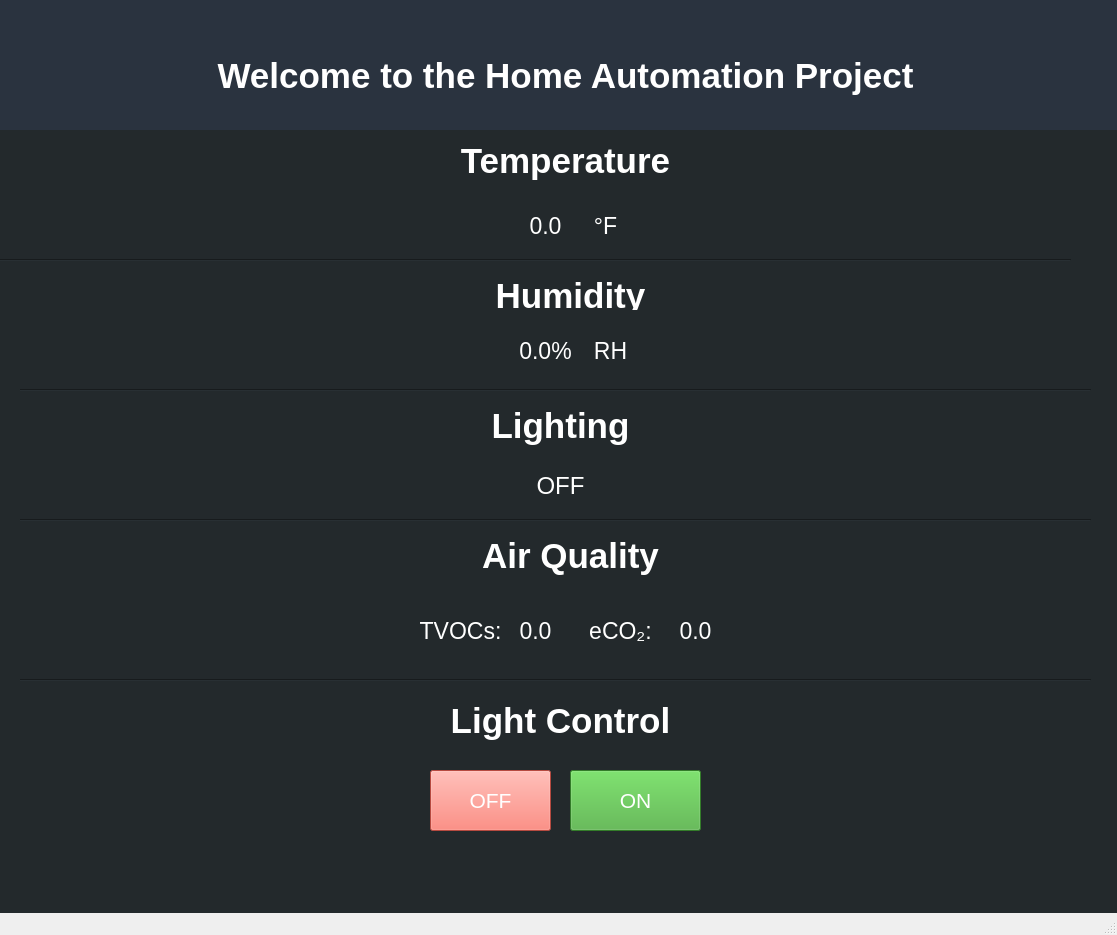
<?xml version="1.0" encoding="UTF-8"?>
<ui version="4.0">
 <class>homeApp</class>
 <widget class="QMainWindow" name="homeApp">
  <property name="geometry">
   <rect>
    <x>0</x>
    <y>0</y>
    <width>1117</width>
    <height>935</height>
   </rect>
  </property>
  <property name="windowTitle">
   <string>MainWindow</string>
  </property>
  <widget class="QWidget" name="centralwidget">
   <property name="styleSheet">
    <string notr="true">background-color: rgb(35, 41, 44);</string>
   </property>
   <widget class="QLabel" name="label">
    <property name="geometry">
     <rect>
      <x>0</x>
      <y>0</y>
      <width>1131</width>
      <height>151</height>
     </rect>
    </property>
    <property name="font">
     <font>
      <family>Arial</family>
      <pointsize>26</pointsize>
      <weight>75</weight>
      <italic>false</italic>
      <bold>true</bold>
      <underline>false</underline>
      <strikeout>false</strikeout>
     </font>
    </property>
    <property name="styleSheet">
     <string notr="true">color: rgb(255, 255, 255);
background-color: rgb(42, 51, 63);</string>
    </property>
    <property name="text">
     <string>Welcome to the Home Automation Project</string>
    </property>
    <property name="alignment">
     <set>Qt::AlignCenter</set>
    </property>
   </widget>
   <widget class="QLabel" name="temp_sensor">
    <property name="geometry">
     <rect>
      <x>-30</x>
      <y>180</y>
      <width>1151</width>
      <height>91</height>
     </rect>
    </property>
    <property name="font">
     <font>
      <pointsize>17</pointsize>
     </font>
    </property>
    <property name="styleSheet">
     <string notr="true">color: rgb(255, 255, 255);</string>
    </property>
    <property name="text">
     <string>0.0</string>
    </property>
    <property name="alignment">
     <set>Qt::AlignCenter</set>
    </property>
   </widget>
   <widget class="QLabel" name="label1">
    <property name="geometry">
     <rect>
      <x>-10</x>
      <y>130</y>
      <width>1151</width>
      <height>61</height>
     </rect>
    </property>
    <property name="font">
     <font>
      <family>Arial</family>
      <pointsize>26</pointsize>
      <weight>75</weight>
      <italic>false</italic>
      <bold>true</bold>
      <underline>false</underline>
     </font>
    </property>
    <property name="styleSheet">
     <string notr="true">color: rgb(255, 255, 255);</string>
    </property>
    <property name="text">
     <string>Temperature</string>
    </property>
    <property name="alignment">
     <set>Qt::AlignCenter</set>
    </property>
   </widget>
   <widget class="QLabel" name="label5">
    <property name="geometry">
     <rect>
      <x>590</x>
      <y>210</y>
      <width>31</width>
      <height>31</height>
     </rect>
    </property>
    <property name="font">
     <font>
      <pointsize>17</pointsize>
     </font>
    </property>
    <property name="styleSheet">
     <string notr="true">color: rgb(255, 255, 255);</string>
    </property>
    <property name="text">
     <string>°F</string>
    </property>
    <property name="alignment">
     <set>Qt::AlignCenter</set>
    </property>
   </widget>
   <widget class="QLabel" name="label2">
    <property name="geometry">
     <rect>
      <x>-10</x>
      <y>250</y>
      <width>1161</width>
      <height>91</height>
     </rect>
    </property>
    <property name="font">
     <font>
      <family>Arial</family>
      <pointsize>26</pointsize>
      <weight>75</weight>
      <bold>true</bold>
     </font>
    </property>
    <property name="styleSheet">
     <string notr="true">color: rgb(255, 255, 255);</string>
    </property>
    <property name="text">
     <string>Humidity</string>
    </property>
    <property name="alignment">
     <set>Qt::AlignCenter</set>
    </property>
   </widget>
   <widget class="QLabel" name="humidity">
    <property name="geometry">
     <rect>
      <x>-30</x>
      <y>310</y>
      <width>1151</width>
      <height>81</height>
     </rect>
    </property>
    <property name="font">
     <font>
      <pointsize>17</pointsize>
     </font>
    </property>
    <property name="styleSheet">
     <string notr="true">color: rgb(255, 255, 255);</string>
    </property>
    <property name="text">
     <string>0.0%</string>
    </property>
    <property name="alignment">
     <set>Qt::AlignCenter</set>
    </property>
   </widget>
   <widget class="QLabel" name="label7">
    <property name="geometry">
     <rect>
      <x>590</x>
      <y>330</y>
      <width>41</width>
      <height>41</height>
     </rect>
    </property>
    <property name="font">
     <font>
      <pointsize>17</pointsize>
     </font>
    </property>
    <property name="styleSheet">
     <string notr="true">color: rgb(255, 255, 255);</string>
    </property>
    <property name="text">
     <string>RH</string>
    </property>
    <property name="alignment">
     <set>Qt::AlignCenter</set>
    </property>
   </widget>
   <widget class="QLabel" name="label3">
    <property name="geometry">
     <rect>
      <x>-20</x>
      <y>380</y>
      <width>1161</width>
      <height>91</height>
     </rect>
    </property>
    <property name="font">
     <font>
      <family>Arial</family>
      <pointsize>26</pointsize>
      <weight>75</weight>
      <bold>true</bold>
     </font>
    </property>
    <property name="styleSheet">
     <string notr="true">color: rgb(255, 255, 255);</string>
    </property>
    <property name="text">
     <string>Lighting</string>
    </property>
    <property name="alignment">
     <set>Qt::AlignCenter</set>
    </property>
   </widget>
   <widget class="QLabel" name="light_sensor">
    <property name="geometry">
     <rect>
      <x>-20</x>
      <y>450</y>
      <width>1161</width>
      <height>71</height>
     </rect>
    </property>
    <property name="font">
     <font>
      <pointsize>18</pointsize>
     </font>
    </property>
    <property name="styleSheet">
     <string notr="true">color: rgb(255, 255, 255);</string>
    </property>
    <property name="text">
     <string>OFF</string>
    </property>
    <property name="alignment">
     <set>Qt::AlignCenter</set>
    </property>
   </widget>
   <widget class="QLabel" name="label4">
    <property name="geometry">
     <rect>
      <x>-10</x>
      <y>510</y>
      <width>1161</width>
      <height>91</height>
     </rect>
    </property>
    <property name="font">
     <font>
      <family>Arial</family>
      <pointsize>26</pointsize>
      <weight>75</weight>
      <bold>true</bold>
     </font>
    </property>
    <property name="styleSheet">
     <string notr="true">color: rgb(255, 255, 255);</string>
    </property>
    <property name="text">
     <string>Air Quality</string>
    </property>
    <property name="alignment">
     <set>Qt::AlignCenter</set>
    </property>
   </widget>
   <widget class="QLabel" name="label_2">
    <property name="geometry">
     <rect>
      <x>-20</x>
      <y>580</y>
      <width>1151</width>
      <height>381</height>
     </rect>
    </property>
    <property name="text">
     <string/>
    </property>
   </widget>
   <widget class="Line" name="line">
    <property name="geometry">
     <rect>
      <x>20</x>
      <y>510</y>
      <width>1071</width>
      <height>20</height>
     </rect>
    </property>
    <property name="orientation">
     <enum>Qt::Horizontal</enum>
    </property>
   </widget>
   <widget class="Line" name="line_2">
    <property name="geometry">
     <rect>
      <x>20</x>
      <y>380</y>
      <width>1071</width>
      <height>20</height>
     </rect>
    </property>
    <property name="orientation">
     <enum>Qt::Horizontal</enum>
    </property>
   </widget>
   <widget class="Line" name="line_3">
    <property name="geometry">
     <rect>
      <x>0</x>
      <y>250</y>
      <width>1071</width>
      <height>20</height>
     </rect>
    </property>
    <property name="orientation">
     <enum>Qt::Horizontal</enum>
    </property>
   </widget>
   <widget class="QLabel" name="eco2">
    <property name="geometry">
     <rect>
      <x>660</x>
      <y>610</y>
      <width>71</width>
      <height>41</height>
     </rect>
    </property>
    <property name="font">
     <font>
      <pointsize>17</pointsize>
     </font>
    </property>
    <property name="styleSheet">
     <string notr="true">color: rgb(255, 255, 255);</string>
    </property>
    <property name="text">
     <string>0.0</string>
    </property>
    <property name="alignment">
     <set>Qt::AlignCenter</set>
    </property>
   </widget>
   <widget class="QPushButton" name="on_button">
    <property name="geometry">
     <rect>
      <x>570</x>
      <y>770</y>
      <width>131</width>
      <height>61</height>
     </rect>
    </property>
    <property name="font">
     <font>
      <pointsize>16</pointsize>
     </font>
    </property>
    <property name="styleSheet">
     <string notr="true">background-color: rgb(72, 173, 57);
color: rgb(255, 255, 255);</string>
    </property>
    <property name="text">
     <string>ON</string>
    </property>
   </widget>
   <widget class="Line" name="line_4">
    <property name="geometry">
     <rect>
      <x>20</x>
      <y>670</y>
      <width>1071</width>
      <height>20</height>
     </rect>
    </property>
    <property name="orientation">
     <enum>Qt::Horizontal</enum>
    </property>
   </widget>
   <widget class="QPushButton" name="off_button">
    <property name="geometry">
     <rect>
      <x>430</x>
      <y>770</y>
      <width>121</width>
      <height>61</height>
     </rect>
    </property>
    <property name="font">
     <font>
      <pointsize>16</pointsize>
     </font>
    </property>
    <property name="styleSheet">
     <string notr="true">color: rgb(255, 255, 255);
background-color: rgb(255, 103, 89);</string>
    </property>
    <property name="text">
     <string>OFF</string>
    </property>
   </widget>
   <widget class="QLabel" name="label4_2">
    <property name="geometry">
     <rect>
      <x>-20</x>
      <y>690</y>
      <width>1161</width>
      <height>61</height>
     </rect>
    </property>
    <property name="font">
     <font>
      <family>Arial</family>
      <pointsize>26</pointsize>
      <weight>75</weight>
      <bold>true</bold>
     </font>
    </property>
    <property name="styleSheet">
     <string notr="true">color: rgb(255, 255, 255);</string>
    </property>
    <property name="text">
     <string>Light Control</string>
    </property>
    <property name="alignment">
     <set>Qt::AlignCenter</set>
    </property>
   </widget>
   <widget class="QLabel" name="label11">
    <property name="geometry">
     <rect>
      <x>590</x>
      <y>610</y>
      <width>61</width>
      <height>41</height>
     </rect>
    </property>
    <property name="font">
     <font>
      <pointsize>17</pointsize>
     </font>
    </property>
    <property name="styleSheet">
     <string notr="true">color: rgb(255, 255, 255);</string>
    </property>
    <property name="text">
     <string>eCO₂:</string>
    </property>
    <property name="alignment">
     <set>Qt::AlignCenter</set>
    </property>
   </widget>
   <widget class="QLabel" name="label12">
    <property name="geometry">
     <rect>
      <x>420</x>
      <y>610</y>
      <width>81</width>
      <height>41</height>
     </rect>
    </property>
    <property name="font">
     <font>
      <pointsize>17</pointsize>
     </font>
    </property>
    <property name="styleSheet">
     <string notr="true">color: rgb(255, 255, 255);</string>
    </property>
    <property name="text">
     <string>TVOCs:</string>
    </property>
    <property name="alignment">
     <set>Qt::AlignCenter</set>
    </property>
   </widget>
   <widget class="QLabel" name="tvocs">
    <property name="geometry">
     <rect>
      <x>500</x>
      <y>610</y>
      <width>71</width>
      <height>41</height>
     </rect>
    </property>
    <property name="font">
     <font>
      <pointsize>17</pointsize>
     </font>
    </property>
    <property name="styleSheet">
     <string notr="true">color: rgb(255, 255, 255);</string>
    </property>
    <property name="text">
     <string>0.0</string>
    </property>
    <property name="alignment">
     <set>Qt::AlignCenter</set>
    </property>
   </widget>
  </widget>
  <widget class="QStatusBar" name="statusbar"/>
 </widget>
 <resources/>
 <connections/>
</ui>
